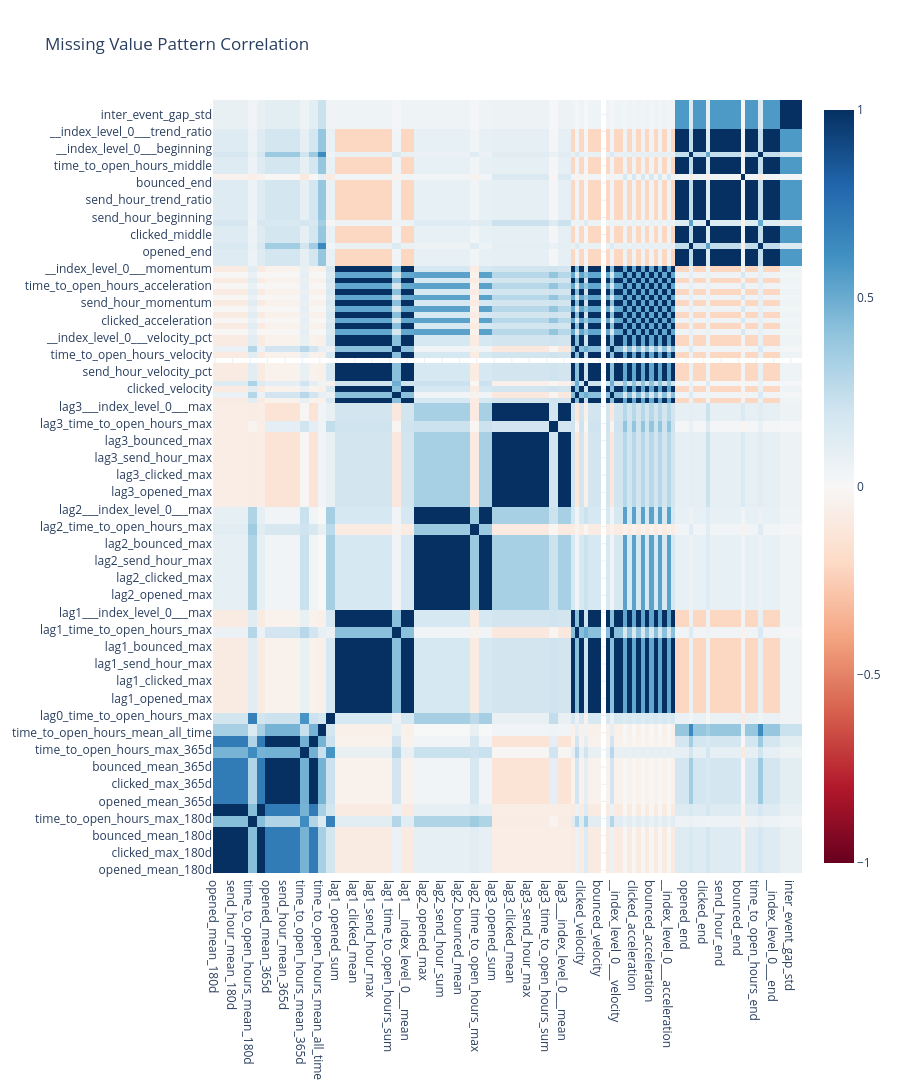

This figure's notebook cell:
### Markdown cell above
## 2.6 Missing Value Patterns

**📖 How to Read the Correlation Heatmap:**
- **Correlation = 1.0**: Columns always missing together (same rows)
- **Correlation > 0.5**: Strong pattern - investigate the relationship
- **Correlation ≈ 0**: Independent missing patterns (MCAR likely)

### Code cell
missing_matrix = df.isnull()
missing_correlations = to_pandas(missing_matrix.corr())

cols_with_missing = [col for col in df.columns if df[col].isnull().any()]
if len(cols_with_missing) > 1:
    print("Missing Value Correlations (MCAR vs MAR analysis):")
    fig = charts.heatmap(
        missing_correlations.loc[cols_with_missing, cols_with_missing].to_numpy(),
        x_labels=cols_with_missing,
        y_labels=cols_with_missing,
        title="Missing Value Pattern Correlation"
    )
    display_figure(fig)

### Figure 1 — Plotly figure (JSON) as saved in the notebook; plotly's stock layout.template omitted (floating-point values rounded to 4 significant figures; data arrays with more than 128 entries replaced by an {"elided": "..."} marker saying what was removed)
{"data": [{"colorscale": [[0.0, "rgb(103,0,31)"], [0.1, "rgb(178,24,43)"], [0.2, "rgb(214,96,77)"], [0.3, "rgb(244,165,130)"], [0.4, "rgb(253,219,199)"], [0.5, "rgb(247,247,247)"], [0.6, "rgb(209,229,240)"], [0.7, "rgb(146,197,222)"], [0.8, "rgb(67,147,195)"], [0.9, "rgb(33,102,172)"], [1.0, "rgb(5,48,97)"]], "type": "heatmap", "x": {"elided": "135 str values"}, "y": {"elided": "135 str values"}, "z": {"elided": "135x135 float values"}, "zmid": 0}], "layout": {"height": 3375, "title": {"text": "Missing Value Pattern Correlation"}}}
